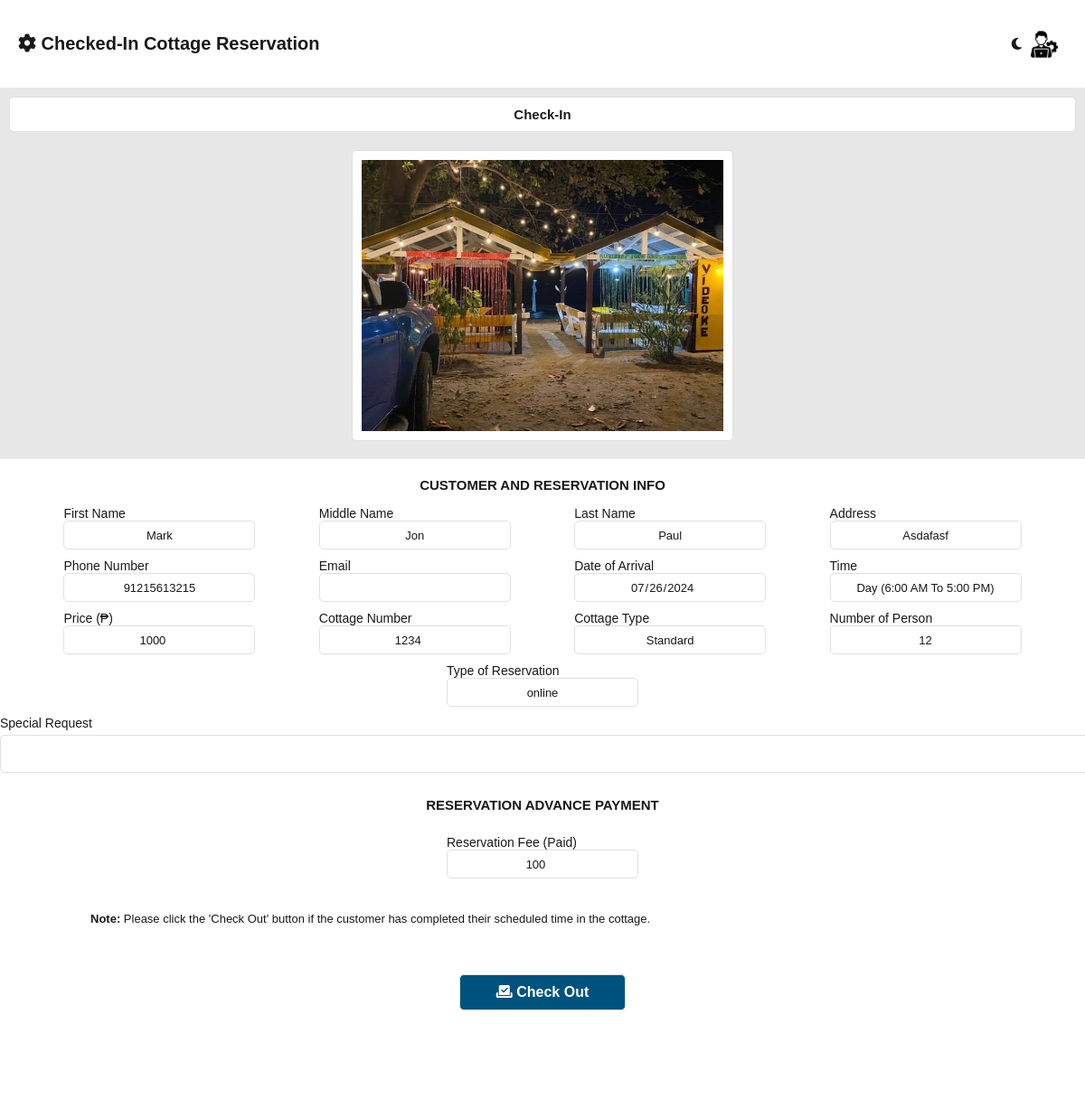
The page /admin/cottage_checkedIn.php?manage_id=1 (signed in) on the database its author committed.
### tables this page shows
CREATE TABLE `reserve_cottage_tbl` (
  `reserve_id` int(11) NOT NULL,
  `user_id` int(255) NOT NULL,
  `reserve_status` varchar(255) NOT NULL,
  `reserve_type` varchar(255) NOT NULL,
  `first_name` varchar(255) NOT NULL,
  `middle_name` varchar(255) NOT NULL,
  `last_name` varchar(255) NOT NULL,
  `reserve_address` text NOT NULL,
  `phone_number` bigint(255) NOT NULL,
  `email` varchar(255) NOT NULL,
  `date_of_arrival` date NOT NULL,
  `time` varchar(255) NOT NULL,
  `price` bigint(255) NOT NULL,
  `cottage_number` bigint(255) NOT NULL,
  `cottage_type` varchar(255) NOT NULL,
  `number_of_person` int(255) NOT NULL,
  `special_request` text NOT NULL,
  `cottage_photo` varchar(255) NOT NULL,
  `cottage_reserve_fee` bigint(255) NOT NULL,
  `rejection_reason` text NOT NULL
);

### admin/cottage_checkedIn.php (the view, shortened to what this page needs)
<?php
include('db_connect.php');
$manage_data = [
    'reserve_id' => '',
    'reserve_status' => '',
    'first_name' => '',
    'middle_name' => '',
    'last_name' => '',
    'reserve_address' => '',
    'phone_number' => '',
    'email' => '',
    'date_of_arrival' => '',
    'time' => '',
    'cottage_number' => '',
    'cottage_type' => '',
    'number_of_person' => '',
    'price' => '',
    'special_request' => '',
    'reserve_type' => '',
    'cottage_photo' => '',
    'cottage_reserve_fee' => ''
];
if (isset($_GET['manage_id'])) {
    $manage_id = $_GET['manage_id'];
    $manage_query = "SELECT * FROM reserve_cottage_tbl WHERE reserve_id = $manage_id";
    $manage_result = mysqli_query($con, $manage_query);
    $manage_data = mysqli_fetch_assoc($manage_result);
}
?>
<!DOCTYPE html>
<html lang="en">
<head>
    <?php
    include 'assets.php'
        ?>
    <link rel="stylesheet" type="text/css" href="css/main.css?v=<?php echo time(); ?>">
    <link rel="stylesheet" type="text/css" href="css/sidenav2.css?v=<?php echo time(); ?>">
    <link rel="stylesheet" type="text/css" href="css/allReservationRoomAndCottage.css?v=<?php echo time(); ?>">
</head>
<body>
    <main>
        <section class="middle-container">
            <div class="header-container">
                <div class="title-head">
                    <label for=""><i class="fa-solid fa-gear"></i> Checked-In Cottage
                        Reservation</label>
                </div>
                <div class="title-head-right">
                    <div class="switch-mode">
                        <i class="fa-regular fa-moon" id="icon"></i>
                    </div>
                    <img src="../system_images/administrator.png" alt="" id="logoImg">
                </div>
            </div>
            <div class="center-container">
                <div class="container">
                    <div class="header-label">
                        <label for="">Check-in</label>
                    </div>
                    <form method="post" action="" class="form-container">
                        <div class="info-container">
                            <div class="image-container">
                                <img name="photo" src="<?php echo $manage_data['cottage_photo']; ?>" alt="">
                            </div>
                            <div class="header-label2">
                                <label>CUSTOMER AND RESERVATION INFO</label>
                            </div>
                            <div class="line">
                                <div>
                                    <label>First Name</label><br>
                                    <input name="first_name" value="<?php echo $manage_data['first_name']; ?>" disabled>
                                </div>
                                <div>
                                    <label>Middle Name</label><br>
                                    <input name="middle_name" value="<?php echo $manage_data['middle_name']; ?>" disabled>
                                </div>
                                <div>
                                    <label>Last Name</label><br>
                                    <input name="last_name" value="<?php echo $manage_data['last_name']; ?>" disabled>
                                </div>
                                <div>
                                    <label>Address</label><br>
                                    <input name="reserve_address"
                                        value="<?php echo $manage_data['reserve_address']; ?>" disabled>
                                </div>
                            </div>
                            <div class="line">
                                <div>
                                    <label>Phone Number</label><br>
                                    <input name="phone_number" value="<?php echo $manage_data['phone_number']; ?>" disabled>
                                </div>
                                <div>
                                    <label>Email</label><br>
                                    <input class="notransform" name="email"
                                        value="<?php echo $manage_data['email']; ?>" disabled>
                                </div>
                                <div>
                                    <label>Date of Arrival</label><br>
                                    <input type="date" name="date_of_arrival"
                                        value="<?php echo $manage_data['date_of_arrival']; ?>" disabled>
                                </div>
                                <div>
                                    <label>Time</label><br>
                                    <input type="text" name="time" value="<?php echo $manage_data['time']; ?>" disabled>
                                </div>
                            </div>
                            <div class="line">
                                <div>
                                    <label>Price (₱)</label><br>
                                    <input type="number" name="price" value="<?php echo $manage_data['price']; ?>" disabled>
                                </div>
                                <div>
                                    <label>Cottage Number</label><br>
                                    <input type="number" name="cottage_number"
                                        value="<?php echo $manage_data['cottage_number']; ?>" disabled>
                                </div>
                                <div>
                                    <label>Cottage Type</label><br>
                                    <input name="cottage_type" value="<?php echo $manage_data['cottage_type']; ?>" disabled>
                                </div>
                                <div>
                                    <label>Number of Person</label><br>
                                    <input name="number_of_person"
                                        value="<?php echo $manage_data['number_of_person']; ?>" disabled>
                                </div>
                            </div>
                            <div class="line">
                                <div>
                                    <label>Type of Reservation</label><br>
                                    <input type="text" class="notransform" name="reserve_type"
                                        value="<?php echo $manage_data['reserve_type']; ?>" disabled>
                                </div>
                            </div>
                            <div class="line">
                                <div>
                                    <label>Special Request</label><br>
                                    <textarea name="special_request"
                                        id="" disabled><?php echo $manage_data["special_request"] ?></textarea>
                                </div>
                            </div>
                            <div class="header-label2">
                                <label>RESERVATION ADVANCE PAYMENT</label>
                            </div>
                            <div class="payment-container">
                                <div class="line">
                                    <div>
                                        <label>Reservation Fee (Paid)</label><br>
                                        <input type="number" name="cottage_reserve_fee" value="<?php echo $manage_data["cottage_reserve_fee"] ?>" disabled>
                                    </div>
                                </div>
                            </div>
                            <div class="note">
                                <p>
                                    <b>Note:</b> Please click the 'Check Out' button if the customer has completed their scheduled time in the cottage.
                                </p>
                            </div>
                            <br>
                        </div>
                        <div class="button-holder">
                            <button class="check-btn" type="submit" name="confirm"><i
                                    class="fa-solid fa-check-to-slot"></i>
                                Check Out</button>
                        </div>
                    </form>
                </div>
            </div>
        </section>
    </main>
</body>
</html>

### admin/css/header.css (style rules this page uses)
* { margin: 0; font-family: 'Trebuchet MS', 'Lucida Sans Unicode', 'Lucida Grande', 'Lucida Sans', Arial, sans-serif; box-sizing: none; }
button { cursor: pointer; }

### admin/css/main.css (style rules this page uses)
* { margin: 0; font-family: 'Trebuchet MS', 'Lucida Sans Unicode', 'Lucida Grande', 'Lucida Sans', Arial, sans-serif; }
body { background-color: var(--first-color2); }
button { cursor: pointer; }
:root { --pure-white: white; --first-color: white; --first-color2: #E7E7E7; --second-color: #EAE2B7; --third-color: #FCBF49; --fourth-color: #F77F00; --fifth-color: #D62828; --sixth-color: #00527e; --seventh-color: #18191A; --seventh-color2: #e0e0e0; --seventh-color3: #e0e0e0; --seventh-color4: #757575; --eight-color: #002334; --eight-color2: #001824; --select-color: #F77F00; --select-color2: #cd6a00; --booknow-text: #ffffff; --booknow-text2: #242526; --booknow-border: #F77F00; --reservation-titleborder: #18191A; --reservation-title: #18191A; --reservation-text: white; --box-shadow: #b4b4b4; --after-input: #effaff; --water-border: #EAE2B7; --water-color: #0d2cc5; --gray-button: rgba(220, 220, 220, 0.849); font-size: 62.5%; --tdeven-color: #0023340c; --proceed-color: white; --proceed-bgcolor: #00527e; --cancel-color: white; --cancel-bgcolor: #D62828; --fixed-color: #effaff; --graph-title-color: #777; --legend-text-color: #777; --tooltip-bg-color: #333333; --tooltip-title-color: #ffffff; --tooltip-body-color: #ffffff; --axis-title-color: #777; --axis-ticks-color: #777; }
p { color: var(--seventh-color); font-size: 1.5rem; text-align: justify; line-height: 1.5; }
.center-container { animation: transitionIn 0.5s; }

### admin/css/sidenav2.css (style rules this page uses)
main { width: 100%; display: flex; flex-direction: row; }
.middle-container { width: 100%; display: flex; flex-direction: column; }
.header-container { width: 100%; height: 8vh; background-color: var(--first-color); display: flex; justify-content: space-between; align-items: center; }
.title-head { display: flex; align-items: center; margin-left: 20px; }
.title-head label { font-size: 2rem; font-weight: bold; color: var(--seventh-color); text-transform: capitalize; }
.title-head-right { display: flex; align-items: center; padding: 10px; margin-right: 20px; }
.title-head-right img { height: 30px; }
.title-head-right .switch-mode { margin-right: 10px; }
.switch-mode i { font-size: 15px; cursor: pointer; color: var(--seventh-color); }
.center-container { width: 100%; background-color: var(--first-color2); height: 92vh; overflow-y: scroll; }

### rows shown on the page
reserve_cottage_tbl: cottage_photo (picture), first_name "mark", middle_name "jon", last_name "paul", reserve_address "asdafasf", phone_number "91215613215", date_of_arrival "07/26/2024", time "Day (6:00 AM to 5:00 PM)", price "1000", cottage_number "1234", cottage_type "Standard", number_of_person "12", reserve_type "online", cottage_reserve_fee "100"
